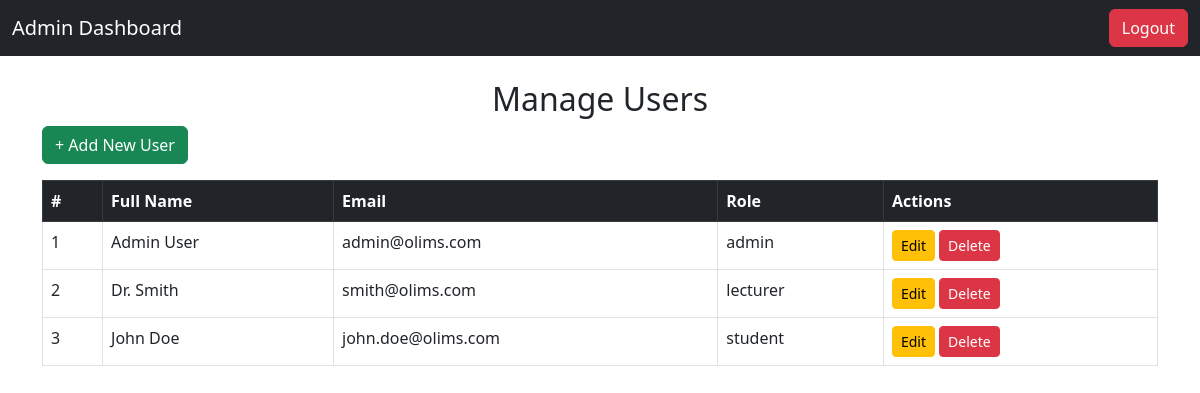
The page /manage_users.php (signed in) on the database its author committed.
### tables this page shows
CREATE TABLE users (
    user_id INT AUTO_INCREMENT PRIMARY KEY,
    full_name VARCHAR(100) NOT NULL,
    email VARCHAR(100) UNIQUE NOT NULL,
    password VARCHAR(255) NOT NULL,
    role ENUM('admin', 'lecturer', 'student') NOT NULL,
    created_at TIMESTAMP DEFAULT CURRENT_TIMESTAMP
);

### manage_users.php (the view, shortened to what this page needs)
<?php
include 'db_connect.php';
$sql = "SELECT user_id, full_name, email, role FROM users";
$result = $conn->query($sql);
?>
<!DOCTYPE html>
<html lang="en">
<head>
    <link href="https://cdn.jsdelivr.net/npm/bootstrap@5.3.0/dist/css/bootstrap.min.css" rel="stylesheet">
</head>
<body>
<nav class="navbar navbar-dark bg-dark">
    <div class="container-fluid">
        <a class="navbar-brand" href="admin_dashboard.php">Admin Dashboard</a>
        <a href="logout.php" class="btn btn-danger">Logout</a>
    </div>
</nav>
<div class="container mt-4">
    <h2 class="text-center">Manage Users</h2>
    <button class="btn btn-success mb-3" data-bs-toggle="modal" data-bs-target="#addUserModal">+ Add New User</button>
    <table class="table table-bordered">
        <thead class="table-dark">
            <tr>
                <th>#</th>
                <th>Full Name</th>
                <th>Email</th>
                <th>Role</th>
                <th>Actions</th>
            </tr>
        </thead>
        <tbody>
            <?php
            $count = 1;
            while ($row = $result->fetch_assoc()) {
            ?>
                <tr>
                    <td><?= $count++; ?></td>
                    <td><?= htmlspecialchars($row['full_name']); ?></td>
                    <td><?= htmlspecialchars($row['email']); ?></td>
                    <td><?= htmlspecialchars($row['role']); ?></td>
                    <td>
                        <a href="edit_user.php?id=<?= $row['user_id']; ?>" class="btn btn-warning btn-sm">Edit</a>
                        <a href="delete_user.php?id=<?= $row['user_id']; ?>" class="btn btn-danger btn-sm" onclick="return confirm('Are you sure?')">Delete</a>
                    </td>
                </tr>
            <?php } ?>
        </tbody>
    </table>
</div>
</body>
</html>

### rows shown on the page
users: full_name "Admin User", email "admin@olims.com", role "admin"
users: full_name "Dr. Smith", email "smith@olims.com", role "lecturer"
users: full_name "John Doe", email "john.doe@olims.com", role "student"
